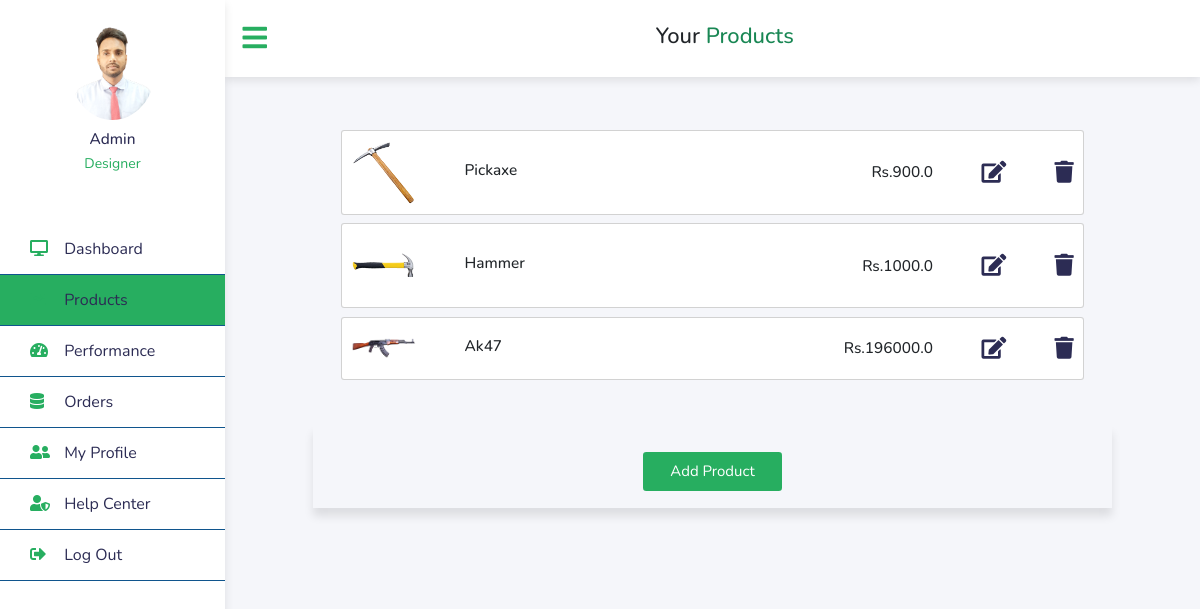
Before: /products/ (signed in) with the older database file.
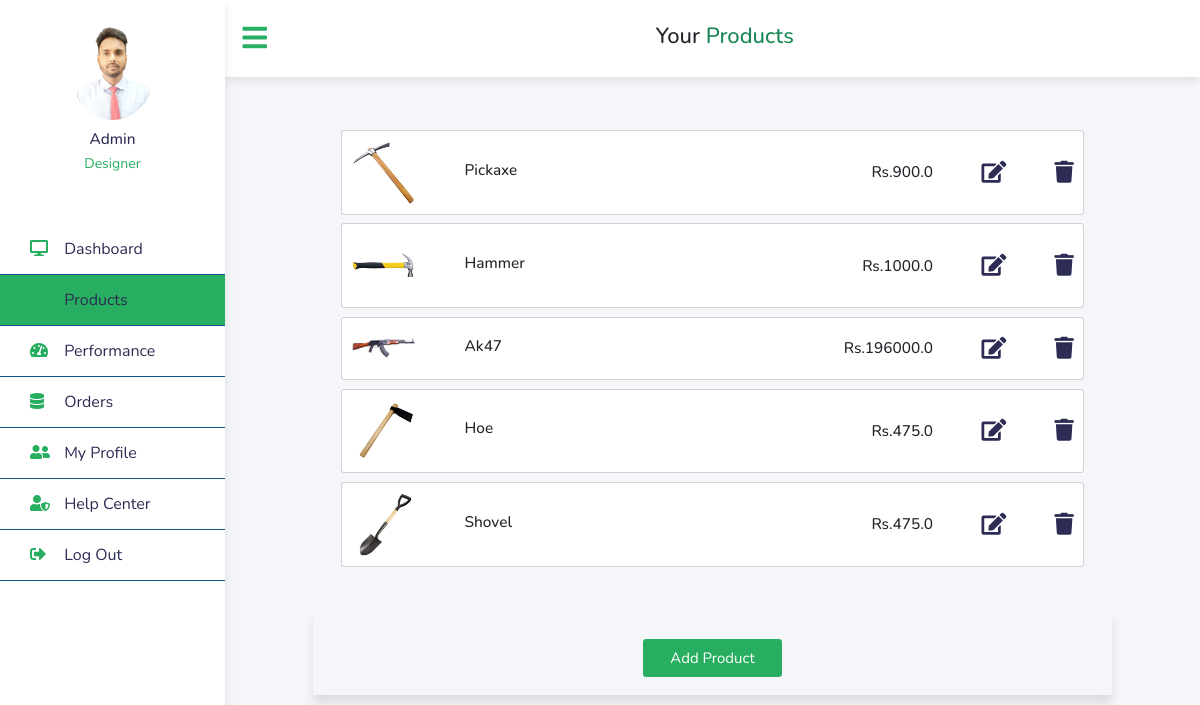
After: the same page with the newer database file.
### product/models.py (models this page shows, shortened)
class Product(models.Model):
    name = models.CharField(max_length=100)
    price = models.FloatField(default=0)
    discount = models.IntegerField(default=0)
    discounted_price = models.FloatField(default=0)
    description = models.TextField(blank= True, null=True, unique = True)
    category = models.CharField(max_length=100)
    product_image = models.ImageField(upload_to='static/image/')
    quantity=models.IntegerField(default=1)
    seller = models.CharField(default='NA',max_length=100)
    seller_email = models.CharField(default='NA',max_length=100)
    @property
    def discounted_price(self):
        discount_amount = (self.price * self.discount) / 100
        discounted_price = self.price - discount_amount
        return discounted_price

### smithy/decorates.py (the view)
    def wrapper(request, *args, **kwargs):
        if not request.user.is_authenticated or not request.user.is_superuser:
          return redirect('home')
        return view_func(request, *args, **kwargs)

### seller/views.py (called while the page is built)
@admin_only
@login_required(login_url='login')
def products(request):
    productData = Product.objects.all()
    data = {
        'productData': productData
    }
    return render(request, 'products.html', data)

### smithy/decorates.py (called while the page is built)
def admin_only(view_func):
    def wrapper(request, *args, **kwargs):
        if not request.user.is_authenticated or not request.user.is_superuser:
          return redirect('home')
        return view_func(request, *args, **kwargs)
    return wrapper

### seller/templates/products.html (shortened to what this page needs)
{% extends 'seller_base.html' %} {% load static %} {% block content %}
<div class="top_navbar">
  <div class="col-auto hamburger">
    <a href="#">
      <i class="fas fa-bars"></i>
    </a>
  </div>
  <div class="col text-center">
    <h1 >Your <span class="text-success">Products</span></h1>
  </div>
</div>
<section>
  <div class="row">
    <div class="overflow-scroll" style="max-height: 600px">
      {% for item in productData %}
      <div class="card mb-3">
        <div class="card-body">
          <div class="d-flex justify-content-between">
            <div class="d-flex flex-row align-items-center">
              <div>
                <img
                  src="/{{item.product_image}}"
                  class="img-fluid rounded-3"
                  alt="Shopping item"
                  style="width: 65px"
                />
              </div>
              <div class="ms-3">
                <h3>{{item.name}}</h3>
              </div>
            </div>
            <div class="d-flex align-items-center">
              <div class="price">
                <h3 class="mb-0">Rs.<span>{{item.discounted_price}}</span></h3>
              </div>
              <button type="submit" style="background: white">
                <i class="delete_btn fa fa-edit"></i>
              </button>
              <form action="/seller-delete">
                <button type="submit" style="background: white">
                  <i class="delete_btn fa fa-trash"></i>
                </button>
              </form>
            </div>
          </div>
        </div>
      </div>
      {% endfor %}
    </div>
  </div>
  <div class="heading">
    <a href="{% url 'seller:add-products' %}" class="btn">Add Product</a>
  </div>
</section>
{% endblock %}

Changed rows visible on the page:
added Product: product_image (picture), name "Hoe", discounted_price "475.0"
added Product: product_image (picture), name "Shovel", discounted_price "475.0"
